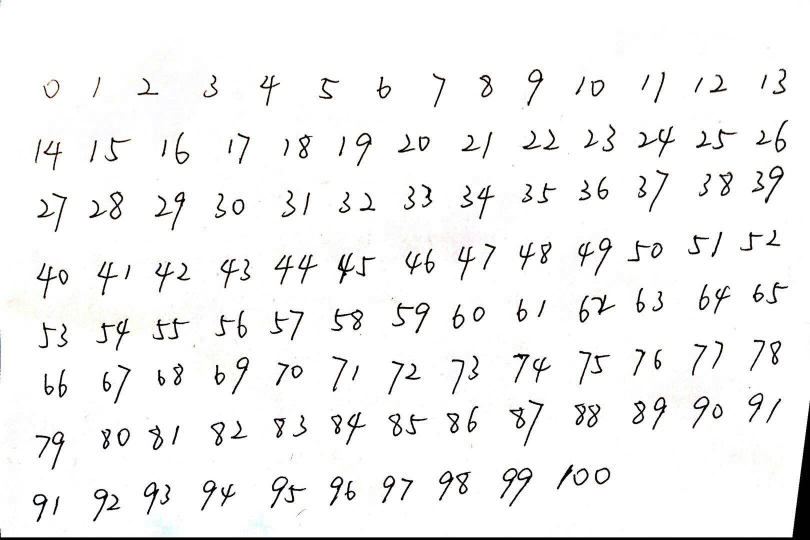
//> input picture students/ZhangXinyu/experiment2/img/input.jpg, 1620 x 1080 px (shown at 1/2 size)
$ ./segment   (built with g++ and OpenCV 4)
//> lines starting //> are read from the running program, lines starting //| are printed output that depends on the picture; after the words box and inside, x2 and y2 are one past the last pixel; in counts of white or black regions, pixels touching at a corner belong together
#include <iostream>
#include <opencv2/opencv.hpp>
#include <vector>
using namespace std;
using namespace cv;


int main()
{

    Mat src = imread("/Users/Lagrant/Downloads/mnist/img/input.jpg",1);
//> src is the input picture: 1080 rows x 1620 cols, CV_8UC3; mean B, G, R 243.3, 243.5, 243.6
    Mat out ;
    cvtColor(src,out,COLOR_BGR2GRAY);

    threshold(out,out, 48, 255, CV_THRESH_BINARY_INV);
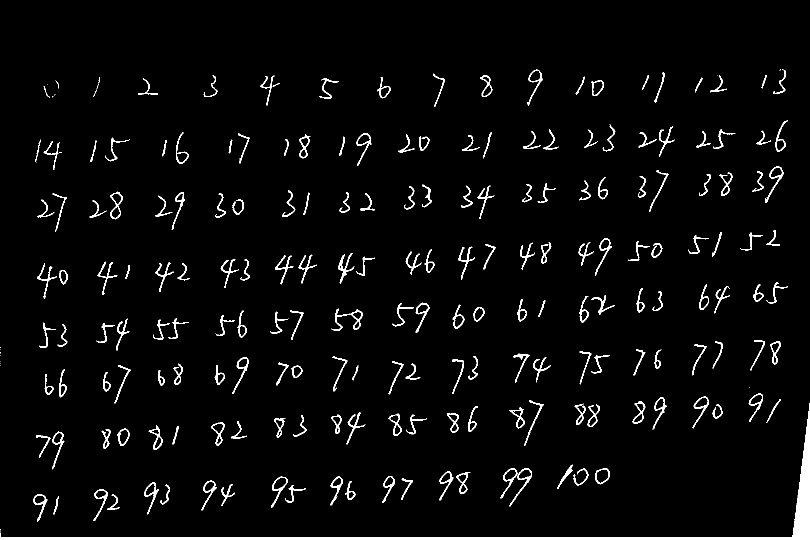
//> out: 1080 rows x 1620 cols, CV_8UC1 (shown at 1/2 size); 3.3% white; 217 white regions (21 under 20 px)
    Mat prp = out.clone() ;

    vector<vector<Point>>contours;
    findContours(out,contours, RETR_EXTERNAL,CHAIN_APPROX_SIMPLE);
//> contours = 217 contours, 24 with area under 20; largest, box (x1, y1, x2, y2) and area: (0, 806, 1620, 1080) 10995, (220, 383, 246, 439) 777, (542, 953, 576, 1016) 691, (1190, 936, 1220, 969) 684, (663, 617, 726, 662) 650
    vector<std::vector<cv::Point>>::const_iterator itc =  contours.begin();
    while (itc != contours.end()) {
        if (itc->size() < 10 || itc->size() > 1000)
            itc =  contours.erase(itc);
        else
            ++itc;
    }
//> after the loop, contours = 199 contours, 6 with area under 20; largest, box (x1, y1, x2, y2) and area: (0, 806, 1620, 1080) 10995, (220, 383, 246, 439) 777, (542, 953, 576, 1016) 691, (1190, 936, 1220, 969) 684, (663, 617, 726, 662) 650
    char file_namew[255];
    sprintf(file_namew,"/Users/Lagrant/Downloads/mnist/img/");
    char rect_number[255];
    char file[255];
    Mat pic;
    for (int i = 0;i<contours.size();i++)
    {
        sprintf(file,"%s%d",file_namew,i);
        sprintf(rect_number,"%s%d.png",file_namew,i);
        Rect r  = boundingRect(Mat(contours[i]));
        Point tl  =  r.tl();
        if(tl.x>5 && tl.y>5)
            r  =  r+Point(-5,-5);
        Point br  =  r.br();
        int dy  =  prp.rows - br.y;
        int dx  =  prp.cols - br.x;
        if(dy>10 && dx>10)
            r  =  r+Size(10,10);
        pic = prp(r);
         resize(pic,pic,Size(28,28));
        imwrite(rect_number,pic);
    }
//> this loop made 199 passes
//> (r, tl, br, dy, dx) on passes 1 to 10: (Rect(102, 988, 21, 46), Point(107, 993), Point(113, 1024), 56, 1507), (Rect(209, 984, 36, 41), Point(214, 989), Point(235, 1015), 65, 1385), (Rect(61, 984, 39, 65), Point(66, 989), Point(90, 1039), 41, 1530), (Rect(182, 973, 39, 74), Point(187, 978), Point(211, 1037), 43, 1409), (Rect(565, 965, 52, 45), Point(570, 970), Point(607, 1000), 80, 1013), (Rect(438, 964, 37, 53), Point(443, 969), Point(465, 1007), 73, 1155), (Rect(316, 964, 29, 50), Point(321, 969), Point(335, 1004), 76, 1285), (Rect(283, 959, 40, 75), Point(288, 964), Point(313, 1024), 56, 1307), (Rect(685, 957, 31, 48), Point(690, 962), Point(706, 995), 85, 914), (Rect(398, 956, 40, 70), Point(403, 961), Point(428, 1016), 64, 1192)
//> (tl, r, br, dy, dx) on passes 61 to 66: (Point(904, 719), Rect(899, 714, 34, 79), Point(923, 783), 297, 697), (Point(1067, 715), Rect(1062, 710, 44, 60), Point(1096, 760), 320, 524), (Point(464, 714), Rect(459, 709, 43, 84), Point(492, 783), 297, 1128), (Point(665, 713), Rect(660, 708, 40, 80), Point(690, 778), 302, 930), (Point(937, 712), Rect(932, 707, 29, 58), Point(951, 755), 325, 669), (Point(1182, 710), Rect(1177, 705, 47, 47), Point(1214, 742), 338, 406)
//> pass 1, `pic = prp(r);`:
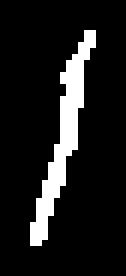
//> pic: 46 rows x 21 cols, CV_8UC1 (shown 6 times larger); 11.2% white; 1 white region, box (x1, y1, x2, y2) and area: (5, 5, 16, 41) 108
//> pass 1, `resize(pic,pic,Size(28,28));`:
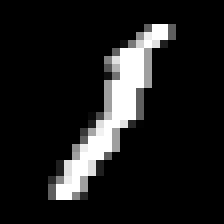
//> pic: 28 rows x 28 cols, CV_8UC1 (shown 8 times larger); min 0, max 255, mean 28.8
//> pass 2, `pic = prp(r);`:
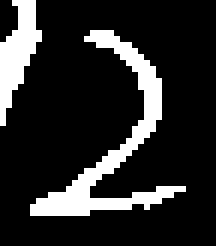
//> pic: 41 rows x 36 cols, CV_8UC1 (shown 6 times larger); 16.5% white; 2 white regions, box (x1, y1, x2, y2) and area: (5, 5, 31, 36) 171, (0, 0, 7, 21) 73
//> pass 2, `resize(pic,pic,Size(28,28));`:
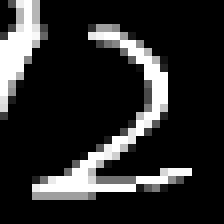
//> pic: 28 rows x 28 cols, CV_8UC1 (shown 8 times larger); min 0, max 255, mean 42.3
//> after the loop:
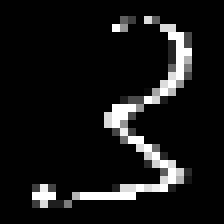
//> pic: 28 rows x 28 cols, CV_8UC1 (shown 8 times larger); min 0, max 255, mean 22.5
//> after the loop, file = "/Users/Lagrant/Downloads/mnist/img/198"
    return 0;
}
